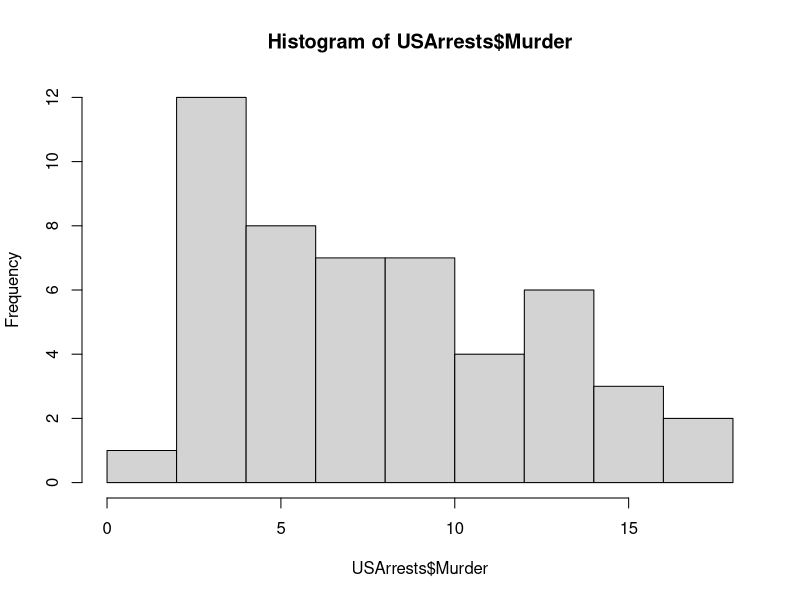
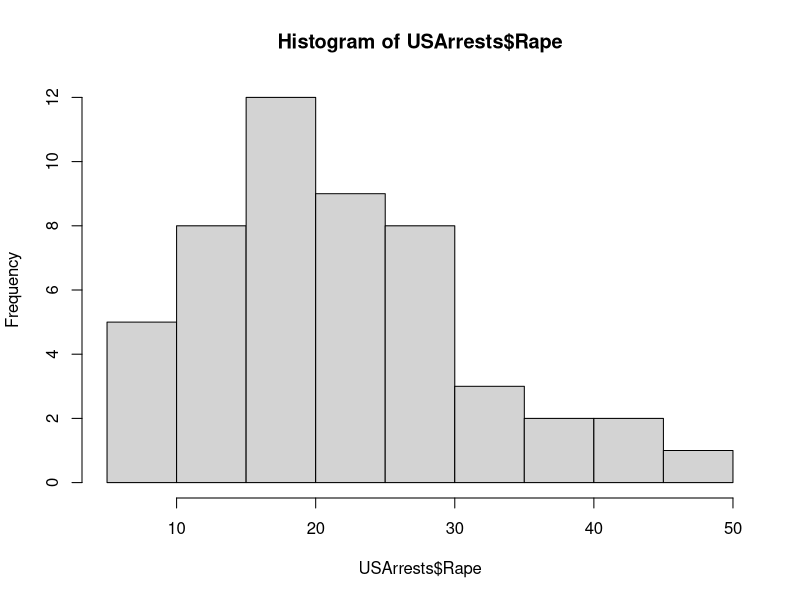
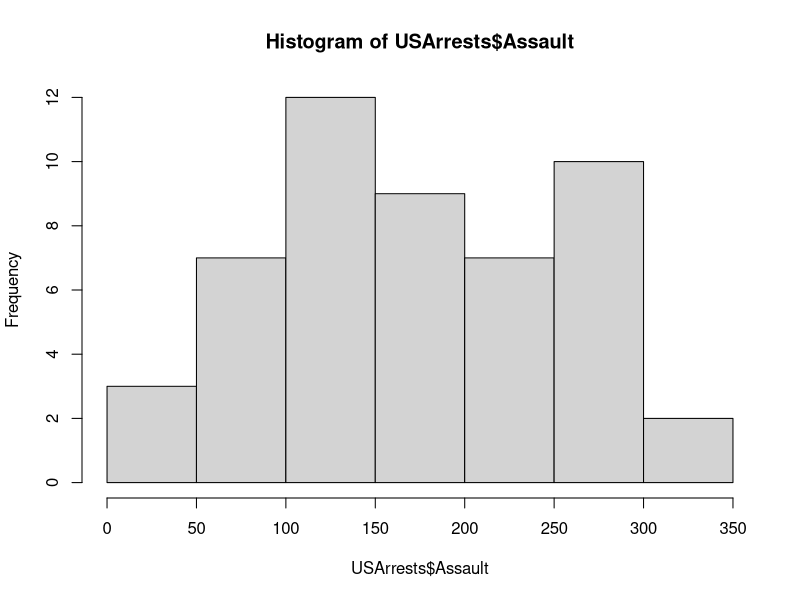
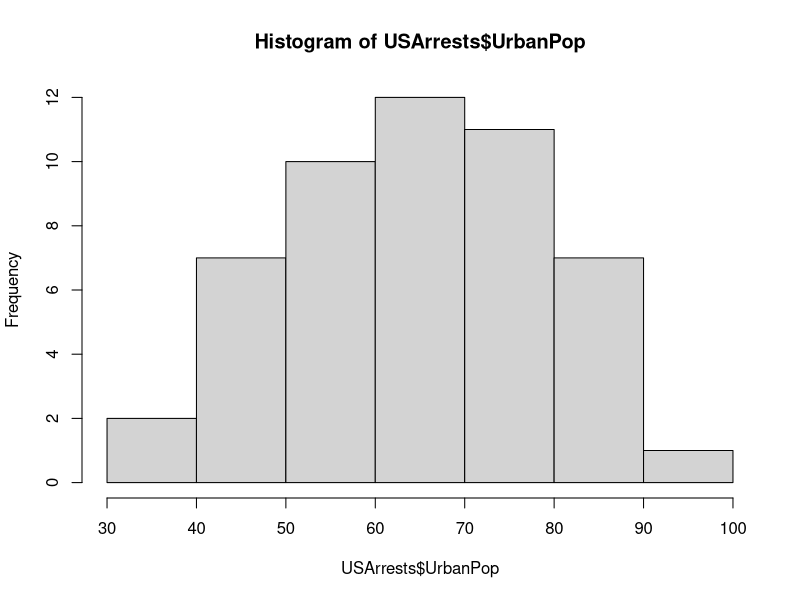
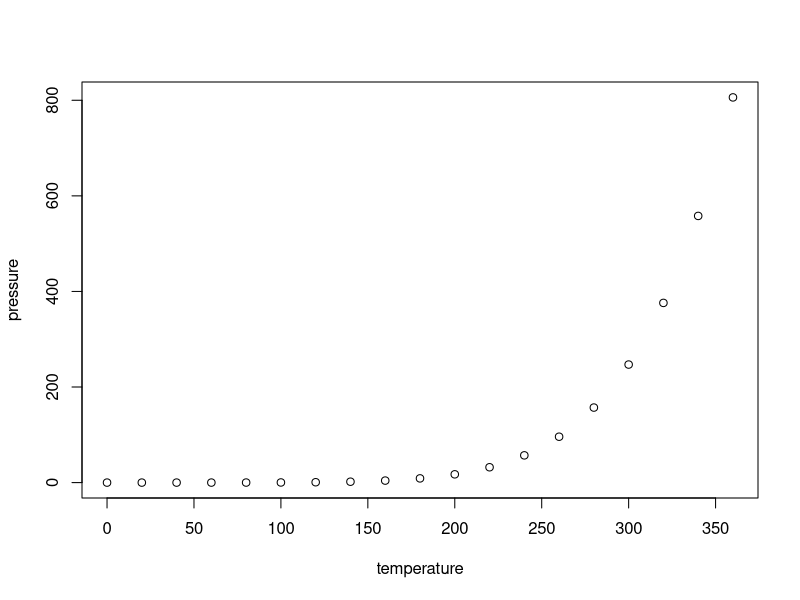

Here is the R script that generated these plots, in order:
## ---- chunk 1
knitr::opts_chunk$set(echo = TRUE)
## ---- chunk 2
hist(USArrests$Murder)
hist(USArrests$Rape)
hist(USArrests$Assault)
hist(USArrests$UrbanPop)
## ---- chunk 3
mean(USArrests$Murder)
mean(USArrests$Assault)
mean(USArrests$UrbanPop)
mean(USArrests$Rape)
## ---- chunk 4
median(USArrests$Murder)
median(USArrests$Assault)
median(USArrests$UrbanPop)
median(USArrests$Rape)
## ---- chunk 5
plot(pressure)
